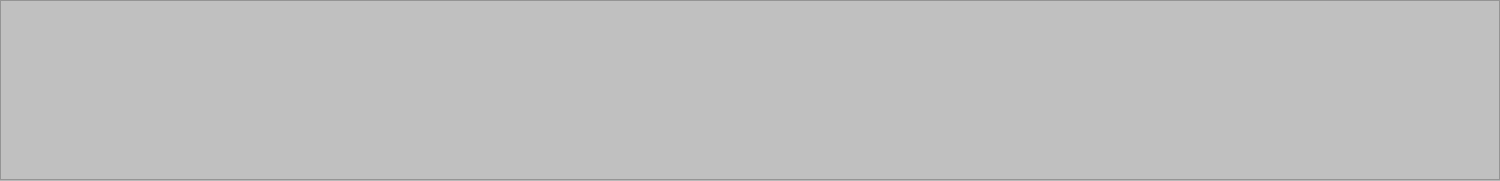
    <widget class="QFrame" name="frmDetalleCliente">
     <property name="geometry">
      <rect>
       <x>420</x>
       <y>410</y>
       <width>1500</width>
       <height>181</height>
      </rect>
     </property>
     <property name="frameShape">
      <enum>QFrame::StyledPanel</enum>
     </property>
     <property name="frameShadow">
      <enum>QFrame::Raised</enum>
     </property>
     <widget class="QPushButton" name="btnYugoVivo">
      <property name="geometry">
       <rect>
        <x>0</x>
        <y>0</y>
        <width>300</width>
        <height>45</height>
       </rect>
      </property>
      <property name="font">
       <font>
        <family>Poppins</family>
        <pointsize>16</pointsize>
        <weight>75</weight>
        <bold>true</bold>
       </font>
      </property>
      <property name="styleSheet">
       <string notr="true">border:none;
background-color: rgb(192, 192, 192);
border:2px solid black;
border-left:0;
border-top:0;</string>
      </property>
      <property name="text">
       <string>YUGO VIVO (1)</string>
      </property>
     </widget>
     <widget class="QPushButton" name="btnTecnicoVivo">
      <property name="geometry">
       <rect>
        <x>300</x>
        <y>0</y>
        <width>300</width>
        <height>45</height>
       </rect>
      </property>
      <property name="font">
       <font>
        <family>Poppins</family>
        <pointsize>16</pointsize>
        <weight>75</weight>
        <bold>true</bold>
       </font>
      </property>
      <property name="styleSheet">
       <string notr="true">border:none;
background-color: rgb(192, 192, 192);
border:2px solid black;
border-left:0;
border-top:0;</string>
      </property>
      <property name="text">
       <string>TECNICO VIVO (3)</string>
      </property>
     </widget>
     <widget class="QPushButton" name="btnGallinaDoble">
      <property name="geometry">
       <rect>
        <x>600</x>
        <y>0</y>
        <width>300</width>
        <height>45</height>
       </rect>
      </property>
      <property name="font">
       <font>
        <family>Poppins</family>
        <pointsize>16</pointsize>
        <weight>75</weight>
        <bold>true</bold>
       </font>
      </property>
      <property name="styleSheet">
       <string notr="true">border:none;
background-color: rgb(192, 192, 192);
border:2px solid black;
border-left:0;
border-top:0;</string>
      </property>
      <property name="text">
       <string>GALLINA DOBLE (5)</string>
      </property>
     </widget>
     <widget class="QPushButton" name="btnGallinaChica">
      <property name="geometry">
       <rect>
        <x>600</x>
        <y>90</y>
        <width>300</width>
        <height>45</height>
       </rect>
      </property>
      <property name="font">
       <font>
        <family>Poppins</family>
        <pointsize>16</pointsize>
        <weight>75</weight>
        <bold>true</bold>
       </font>
      </property>
      <property name="styleSheet">
       <string notr="true">border:none;
background-color: rgb(192, 192, 192);
border:2px solid black;
border-left:0;</string>
      </property>
      <property name="text">
       <string>GALLINA CHICA (6)</string>
      </property>
     </widget>
     <widget class="QPushButton" name="lblKgYugoVivo">
      <property name="geometry">
       <rect>
        <x>0</x>
        <y>45</y>
        <width>300</width>
        <height>45</height>
       </rect>
      </property>
      <property name="font">
       <font>
        <family>Poppins</family>
        <pointsize>20</pointsize>
        <weight>75</weight>
        <bold>true</bold>
       </font>
      </property>
      <property name="styleSheet">
       <string notr="true">border:none;
background-color: rgb(255, 255, 255);
border:2px solid black;
border-left:0;
border-top:0;
border-bottom:0;</string>
      </property>
      <property name="text">
       <string>0.0 Kg</string>
      </property>
     </widget>
     <widget class="QPushButton" name="lblKgTecnicoVivo">
      <property name="geometry">
       <rect>
        <x>300</x>
        <y>45</y>
        <width>300</width>
        <height>45</height>
       </rect>
      </property>
      <property name="font">
       <font>
        <family>Poppins</family>
        <pointsize>20</pointsize>
        <weight>75</weight>
        <bold>true</bold>
       </font>
      </property>
      <property name="styleSheet">
       <string notr="true">border:none;
background-color: rgb(255, 255, 255);
border:2px solid black;
border-left:0;
border-top:0;
border-bottom:0;</string>
      </property>
      <property name="text">
       <string>0.0 Kg</string>
      </property>
     </widget>
     <widget class="QPushButton" name="lblKgGallinaDoble">
      <property name="geometry">
       <rect>
        <x>600</x>
        <y>45</y>
        <width>300</width>
        <height>45</height>
       </rect>
      </property>
      <property name="font">
       <font>
        <family>Poppins</family>
        <pointsize>20</pointsize>
        <weight>75</weight>
        <bold>true</bold>
       </font>
      </property>
      <property name="styleSheet">
       <string notr="true">border:none;
background-color: rgb(255, 255, 255);
border:2px solid black;
border-left:0;
border-top:0;
border-bottom:0;</string>
      </property>
      <property name="text">
       <string>0.0 Kg</string>
      </property>
     </widget>
     <widget class="QPushButton" name="lblKgGallinaChica">
      <property name="geometry">
       <rect>
        <x>600</x>
        <y>135</y>
        <width>300</width>
        <height>45</height>
       </rect>
      </property>
      <property name="font">
       <font>
        <family>Poppins</family>
        <pointsize>20</pointsize>
        <weight>75</weight>
        <bold>true</bold>
       </font>
      </property>
      <property name="styleSheet">
       <string notr="true">border:none;
background-color: rgb(255, 255, 255);
border:2px solid black;
border-left:0;
border-top:0;
border-bottom:0;</string>
      </property>
      <property name="text">
       <string>0.0 Kg</string>
      </property>
     </widget>
     <widget class="QPushButton" name="btnYugoPelado">
      <property name="geometry">
       <rect>
        <x>0</x>
        <y>90</y>
        <width>300</width>
        <height>45</height>
       </rect>
      </property>
      <property name="font">
       <font>
        <family>Poppins</family>
        <pointsize>16</pointsize>
        <weight>75</weight>
        <bold>true</bold>
       </font>
      </property>
      <property name="styleSheet">
       <string notr="true">border:none;
background-color: rgb(192, 192, 192);
border:2px solid black;
border-left:0;</string>
      </property>
      <property name="text">
       <string>YUGO PELADO (2)</string>
      </property>
     </widget>
     <widget class="QPushButton" name="lblKgYugoPelado">
      <property name="geometry">
       <rect>
        <x>0</x>
        <y>135</y>
        <width>300</width>
        <height>45</height>
       </rect>
      </property>
      <property name="font">
       <font>
        <family>Poppins</family>
        <pointsize>20</pointsize>
        <weight>75</weight>
        <bold>true</bold>
       </font>
      </property>
      <property name="styleSheet">
       <string notr="true">border:none;
background-color: rgb(255, 255, 255);
border:2px solid black;
border-left:0;
border-top:0;
border-bottom:0;</string>
      </property>
      <property name="text">
       <string>0.0 Kg</string>
      </property>
     </widget>
     <widget class="QPushButton" name="btnTecnicoPelado">
      <property name="geometry">
       <rect>
        <x>300</x>
        <y>90</y>
        <width>300</width>
        <height>45</height>
       </rect>
      </property>
      <property name="font">
       <font>
        <family>Poppins</family>
        <pointsize>16</pointsize>
        <weight>75</weight>
        <bold>true</bold>
       </font>
      </property>
      <property name="styleSheet">
       <string notr="true">border:none;
background-color: rgb(192, 192, 192);
border:2px solid black;
border-left:0;</string>
      </property>
      <property name="text">
       <string>TECNICO PELADO (4)</string>
      </property>
     </widget>
     <widget class="QPushButton" name="lblKgTecnicoPelado">
      <property name="geometry">
       <rect>
        <x>300</x>
        <y>135</y>
        <width>300</width>
        <height>45</height>
       </rect>
      </property>
      <property name="font">
       <font>
        <family>Poppins</family>
        <pointsize>20</pointsize>
        <weight>75</weight>
        <bold>true</bold>
       </font>
      </property>
      <property name="styleSheet">
       <string notr="true">border:none;
background-color: rgb(255, 255, 255);
border:2px solid black;
border-left:0;
border-top:0;
border-bottom:0;</string>
      </property>
      <property name="text">
       <string>0.0 Kg</string>
      </property>
     </widget>
     <widget class="QPushButton" name="btnGallo">
      <property name="geometry">
       <rect>
        <x>900</x>
        <y>0</y>
        <width>300</width>
        <height>45</height>
       </rect>
      </property>
      <property name="font">
       <font>
        <family>Poppins</family>
        <pointsize>16</pointsize>
        <weight>75</weight>
        <bold>true</bold>
       </font>
      </property>
      <property name="styleSheet">
       <string notr="true">border:none;
background-color: rgb(192, 192, 192);
border:2px solid black;
border-left:0;
border-top:0;</string>
      </property>
      <property name="text">
       <string>GALLO (7)</string>
      </property>
     </widget>
     <widget class="QPushButton" name="lblKgGallo">
      <property name="geometry">
       <rect>
        <x>900</x>
        <y>45</y>
        <width>300</width>
        <height>45</height>
       </rect>
      </property>
      <property name="font">
       <font>
        <family>Poppins</family>
        <pointsize>20</pointsize>
        <weight>75</weight>
        <bold>true</bold>
       </font>
      </property>
      <property name="styleSheet">
       <string notr="true">border:none;
background-color: rgb(255, 255, 255);
border:2px solid black;
border-left:0;
border-top:0;
border-bottom:0;</string>
      </property>
      <property name="text">
       <string>0.0 Kg</string>
      </property>
     </widget>
     <widget class="QPushButton" name="btnPolloTrozado">
      <property name="geometry">
       <rect>
        <x>1200</x>
        <y>0</y>
        <width>300</width>
        <height>90</height>
       </rect>
      </property>
      <property name="font">
       <font>
        <family>Poppins</family>
        <pointsize>16</pointsize>
        <weight>75</weight>
        <bold>true</bold>
       </font>
      </property>
      <property name="styleSheet">
       <string notr="true">border:none;
background-color: rgb(192, 192, 192);
border:2px solid black;
border-left:0;
border-top:0;
border-right:0;
</string>
      </property>
      <property name="text">
       <string>POLLO TROZADO (9)</string>
      </property>
     </widget>
     <widget class="QPushButton" name="lblKgPolloTrozado">
      <property name="geometry">
       <rect>
        <x>1200</x>
        <y>90</y>
        <width>300</width>
        <height>90</height>
       </rect>
      </property>
      <property name="font">
       <font>
        <family>Poppins</family>
        <pointsize>20</pointsize>
        <weight>75</weight>
        <bold>true</bold>
       </font>
      </property>
      <property name="styleSheet">
       <string notr="true">border:none;
background-color: rgb(255, 255, 255);
border:2px solid black;
border-left:0;
border-top:0;
border-bottom:0;
border-right:0;
</string>
      </property>
      <property name="text">
       <string>0.0 Kg</string>
      </property>
     </widget>
     <widget class="QPushButton" name="btnPolloMaltratado">
      <property name="geometry">
       <rect>
        <x>900</x>
        <y>90</y>
        <width>300</width>
        <height>45</height>
       </rect>
      </property>
      <property name="font">
       <font>
        <family>Poppins</family>
        <pointsize>16</pointsize>
        <weight>75</weight>
        <bold>true</bold>
       </font>
      </property>
      <property name="autoFillBackground">
       <bool>false</bool>
      </property>
      <property name="styleSheet">
       <string notr="true">border:none;
background-color: rgb(192, 192, 192);
border:2px solid black;
border-left:0;</string>
      </property>
      <property name="text">
       <string>POLLO MALTRATADO (8)</string>
      </property>
      <property name="checkable">
       <bool>false</bool>
      </property>
     </widget>
     <widget class="QPushButton" name="lblKgPolloMaltratado">
      <property name="geometry">
       <rect>
        <x>900</x>
        <y>135</y>
        <width>300</width>
        <height>45</height>
       </rect>
      </property>
      <property name="font">
       <font>
        <family>Poppins</family>
        <pointsize>20</pointsize>
        <weight>75</weight>
        <bold>true</bold>
       </font>
      </property>
      <property name="styleSheet">
       <string notr="true">border:none;
background-color: rgb(255, 255, 255);
border:2px solid black;
border-left:0;
border-top:0;
border-bottom:0;</string>
      </property>
      <property name="text">
       <string>0.0 Kg</string>
      </property>
     </widget>
     <widget class="QListWidget" name="lwListaClientes">
      <property name="enabled">
       <bool>true</bool>
      </property>
      <property name="geometry">
       <rect>
        <x>0</x>
        <y>0</y>
        <width>1500</width>
        <height>180</height>
       </rect>
      </property>
      <property name="font">
       <font>
        <pointsize>15</pointsize>
       </font>
      </property>
      <property name="styleSheet">
       <string notr="true">background-color: rgb(192, 192, 192);
color: rgb(255, 255, 255);</string>
      </property>
     </widget>
    </widget>
